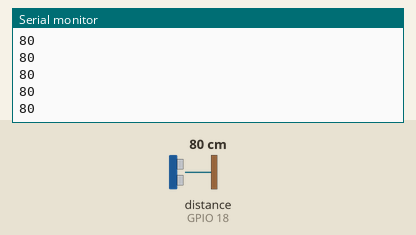
This sketch was run on a simulated ESP32. Shown: the last lines printed to the serial monitor. Wiring (inferred from the names in the program): ultrasonic range finder: trigger GPIO 5; echo GPIO 18. Inputs (shaded band) come from the test bench; at power-on: distance to the obstacle (sensor on GPIO 18) 80 cm. The echo pulse lasts 58.3 µs per cm.

Above: at 1.2 s.
1.3 s: distance to the obstacle (sensor on GPIO 18) set to 2 cm
At 1.59 s:
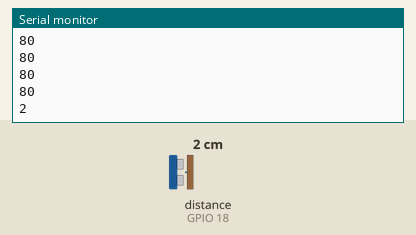
2.8 s: distance to the obstacle (sensor on GPIO 18) set to 4 cm
At 2.8 s:
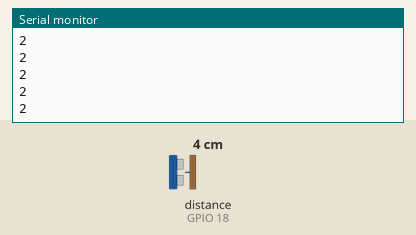
Timing chart, 0 to 5.8 s (numbered marks = the images above; inputs shaded):
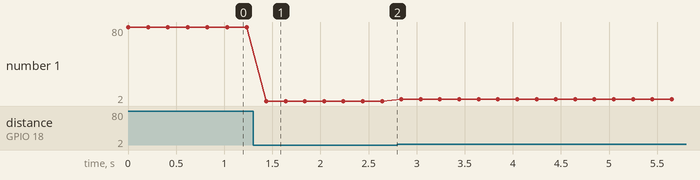

The sketch:

distance.ino
```cpp
// আলট্রাসনিক সেন্সর দিয়ে দূরত্ব মাপো (Distance) — ESP32 বোর্ড
// Trig D5 পিনে, VCC VIN-এ (5 V), GND GND-তে লাগাও।
// Echo পিন 5 V দেয়, কিন্তু ESP32-র পিন সর্বোচ্চ 3.3 V নিতে পারে। তাই:
// Echo থেকে 1 kΩ রেজিস্টর হয়ে D18-এ, আর D18 থেকে 2 kΩ রেজিস্টর হয়ে GND-তে লাগাও।

const int trigPin = 5;
const int echoPin = 18;

void setup() {
  pinMode(trigPin, OUTPUT);
  pinMode(echoPin, INPUT);
  Serial.begin(115200);
}

void loop() {
  digitalWrite(trigPin, LOW);
  delayMicroseconds(2);
  digitalWrite(trigPin, HIGH);          // ১০ মাইক্রোসেকেন্ডের শব্দ-সংকেত পাঠাও
  delayMicroseconds(10);
  digitalWrite(trigPin, LOW);

  long duration = pulseIn(echoPin, HIGH);   // প্রতিধ্বনি ফিরতে কত সময় লাগল
  long distance = duration / 58;            // সেন্টিমিটারে দূরত্ব

  Serial.println(distance);
  delay(200);
}
```

Measured:
- after the input at 1.3 s, the serial monitor: prints a new line after 0.14 s (image 1)
- plotted number 1: 80 → 2 after the input at 1.3 s, 2 → 4 after the input at 2.8 s
